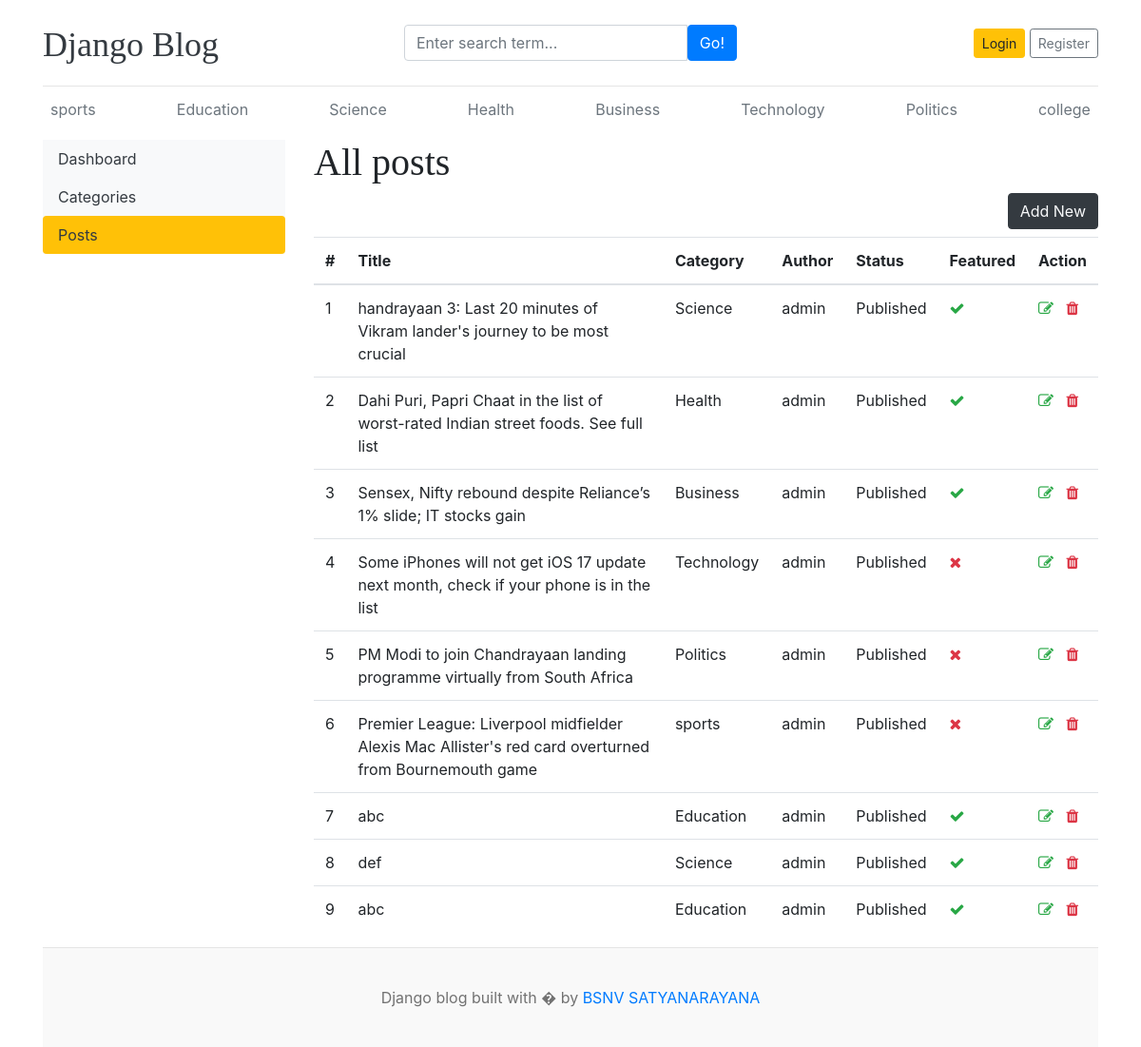
Before: /dashboard/posts/ with the older database file.
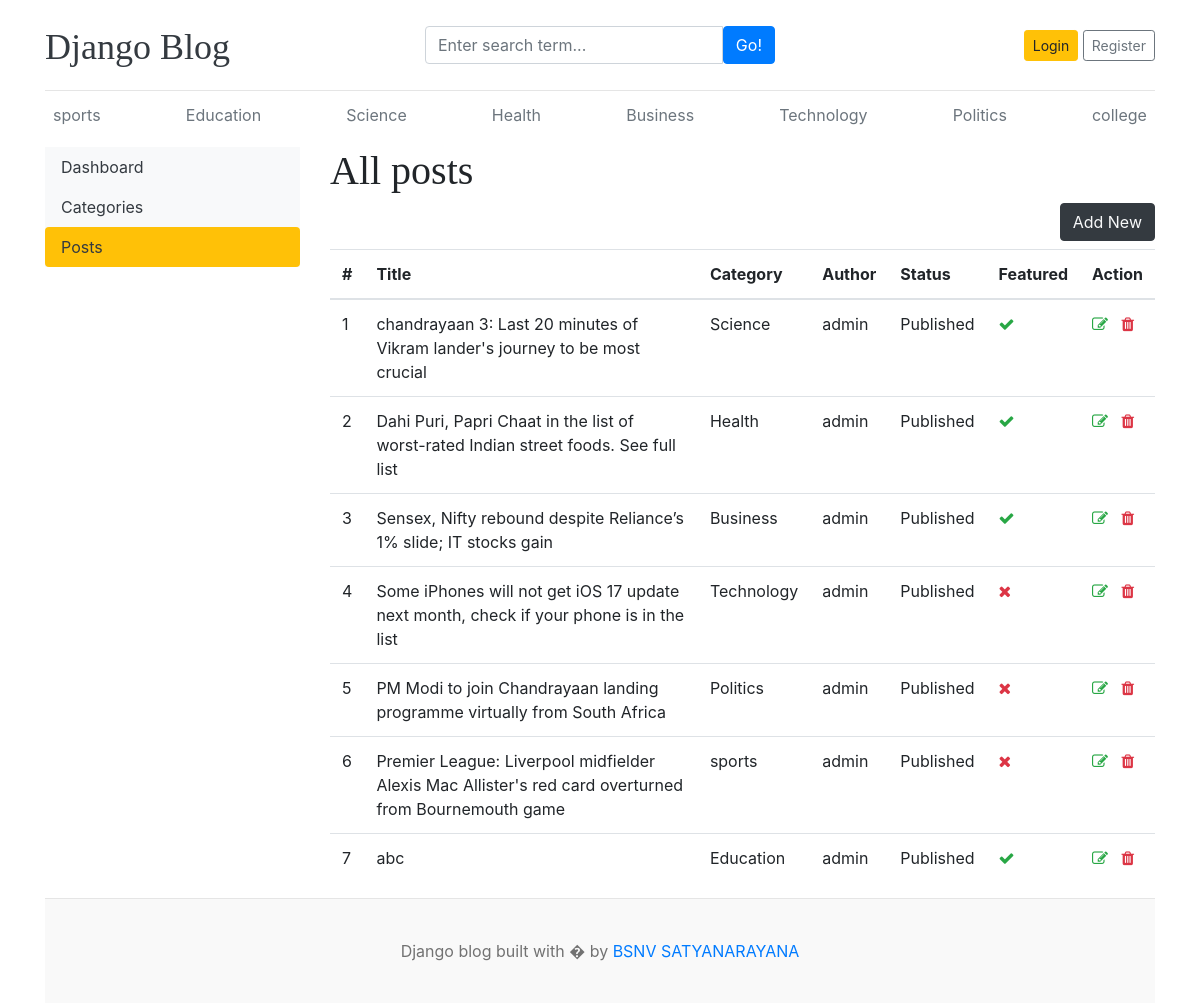
After: the same page with the newer database file.
### blog/models.py (models this page shows, shortened)
class Category(models.Model):
    category_name=models.CharField(max_length=50,unique=True)
    created_at=models.DateTimeField(auto_now_add=True)
    updated_at=models.DateTimeField(auto_now=True)
    class Meta:
        verbose_name_plural='categories'
    def __str__(self):
        return self.category_name

class Blog(models.Model):
    title=models.CharField(max_length=100)
    slug=models.SlugField(max_length=150,unique=True,blank=True)
    category=models.ForeignKey(Category,on_delete=models.CASCADE)
    author=models.ForeignKey(User,on_delete=models.CASCADE)
    featured_image=models.ImageField(upload_to='upload/%Y/%M/%d')
    short_description=models.TextField(max_length=2000)
    blog_body=models.TextField(max_length=5000)
    status=models.CharField(max_length=20,choices=STATUS_CHOICES,default=0)
    is_featured=models.BooleanField(default=False)
    created_at=models.DateTimeField(auto_now_add=True)
    updated_at=models.DateTimeField(auto_now=True)

### dashboards/views.py (the view)
# urls.py: path('posts/',views.posts,name='posts'),
def posts(request):
    posts=Blog.objects.all()
    context={
        'posts':posts,
        }
    return render(request,'dashboard/posts.html',context)

### blog/context_processors.py (called while the page is built)
def get_categories(request):
    categories=Category.objects.all()
    return dict(categories=categories)

def get_social_links(request):
    social_links=SocialLink.objects.all()
    return dict(social_links=social_links)

### templates/dashboard/posts.html (shortened to what this page needs)
{% extends 'base.html' %}
{% block content %}
  <div class="row">
    {% include 'dashboard/sidebar.html' %}
    <div class="col-md-9">
      <h1>All posts</h1>
      <a href="{% url 'add_post' %}" class="btn btn-dark text-light float-right mb-2">Add New</a>
      <table class="table table-hover">
      <thead>
        <tr>
          <th scope="col">#</th>
          <th scope="col">Title</th>
          <th scope="col">Category</th>
          <th scope="col">Author</th>
          <th scope="col">Status</th>
          <th scope="col">Featured</th>
          <th scope="col">Action</th>
        </tr>
        <tbody>
          {% for post in posts %}
          <tr>
            <td>{{forloop.counter}}</td>
            <td>{{post.title}}</td>
            <td>{{post.category}}</td>
            <td>{{post.author}}</td>
            <td>{{post.status}}</td>
            <td>{% if post.is_featured  %}<i class="fa fa-check text-success"></i>{% else %}<i class="fa fa-times text-danger"></i>{% endif %}</td>
            <td><a href="{% url 'edit_post' post.id %}"><i class="fa fa-edit text-success"></i></a>
              <a href="{% url 'delete_post' post.id %}"><i class="fa fa-trash text-danger"></i></a>
            </td>
          </tr>
          {% endfor %}
        </tbody>
      </thead>
    </table>
    </div>
  </div>
{% endblock %}

### templates/base.html (shortened to what this page needs)
{% load static %}
<!DOCTYPE html>
<html lang="en">
<head>
    <link href="https://getbootstrap.com/docs/4.0/dist/css/bootstrap.min.css" rel="stylesheet">
    <link href="{% static 'css/blog.css' %}" rel="stylesheet">
    <link rel="stylesheet" href="https://cdnjs.cloudflare.com/ajax/libs/font-awesome/4.7.0/css/font-awesome.min.css">
  </head>
<body>
    <div class="container">
      <header class="blog-header py-3">
        <div class="row flex-nowrap justify-content-between align-items-center">
          <div class="col-4 pt-1">
            <a class="blog-header-logo text-dark" href="/">Django Blog</a>
          </div>
          <div class="col-4">
             <form action="{% url 'search' %}" method="GET">
              <div class="input-group">
                <input class="form-control" type="text" name="keyword" value="{{keyword}}" placeholder="Enter search term..." aria-label="Enter search term..." aria-describedby="button-search" />
                <button type="submit" class="btn btn-primary" id="button-search" type="button">Go!</button>
            </div>
             </form>
          </div>
          <div class="col-4 d-flex justify-content-end align-items-center">
            {% if not user.is_authenticated %}
            <a class="btn btn-sm btn-warning" href="{% url 'login' %}">Login</a> &nbsp;
            <a class="btn btn-sm btn-outline-secondary" href="{% url 'register' %}">Register</a>
          </div>
            {% else %}
            <span><a href="{% url 'dashboard' %}">dashboard</a></span>
            &emsp;
            <span><a href="{% url 'logout' %}">Logout</a></span>
            {% endif %}
        </div>
      </header>
      <div class="nav-scroller py-1 mb-2">
        <nav class="nav d-flex justify-content-between">
          {% for cat in categories %}
          <a class="p-2 text-muted" href="{% url 'posts_by_category' cat.id %}">{{cat.category_name}}</a>
          {% endfor %}
        </nav>
      </div>
{% block content %}
{% endblock  %}
<footer class="blog-footer">
    <p>Django blog built with � by <a href="#">BSNV SATYANARAYANA</a></p>
  </footer>
  </body>
  </html>

### templates/dashboard/sidebar.html (shortened to what this page needs)
<div class="col-md-3">
    <div class="nav flex-column nav-pills bg-light" arial-orientation="vertical">
      <a href="{% url 'dashboard' %}" class="nav-link text-dark {% if '/dashboard/' == request.path %}bg-warning{% endif %}">Dashboard</a>
      <a href="{% url 'categories' %}" class="nav-link text-dark {% if '/categories/' in request.path %}bg-warning{% endif %}">Categories</a>
      <a href="{% url 'posts' %}" class="nav-link text-dark {% if '/posts/' in request.path %}bg-warning{% endif %}">Posts</a>
    </div>
  </div>

### project1/static/css/blog.css (style rules this page uses)
.blog-header { border-bottom: 1px solid #e5e5e5; }
.blog-header-logo { font-family: "Playfair Display", Georgia, "Times New Roman", serif; font-size: 2.25rem; }
h1, h2, h3, h4, h5, h6 { font-family: "Playfair Display", Georgia, "Times New Roman", serif; }
.blog-footer { padding: 2.5rem 0; color: #727272; text-align: center; background-color: #f9f9f9; border-top: .05rem solid #e5e5e5; }
.blog-footer p:last-child { margin-bottom: 0; }

Changed rows visible on the page:
removed Blog: title "def", category "Science", author "admin", status "Published", is_featured True (drawn)
removed Blog: title "abc", category "Education", author "admin", status "Published", is_featured True (drawn)
changed Blog "Science": title "handrayaan 3: Last 20 minutes of Vikram lander's journey to be most crucial" → "chandrayaan 3: Last 20 minutes of Vikram lander's journey to be most crucial"
